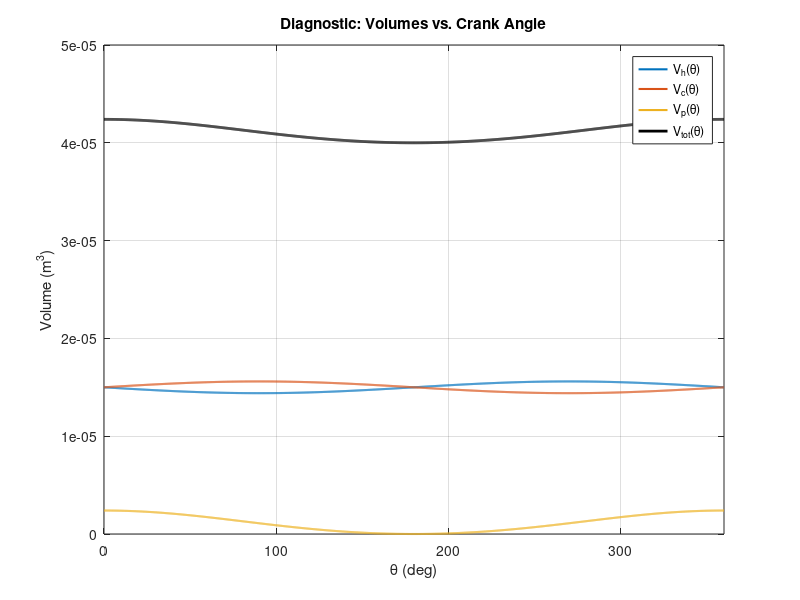
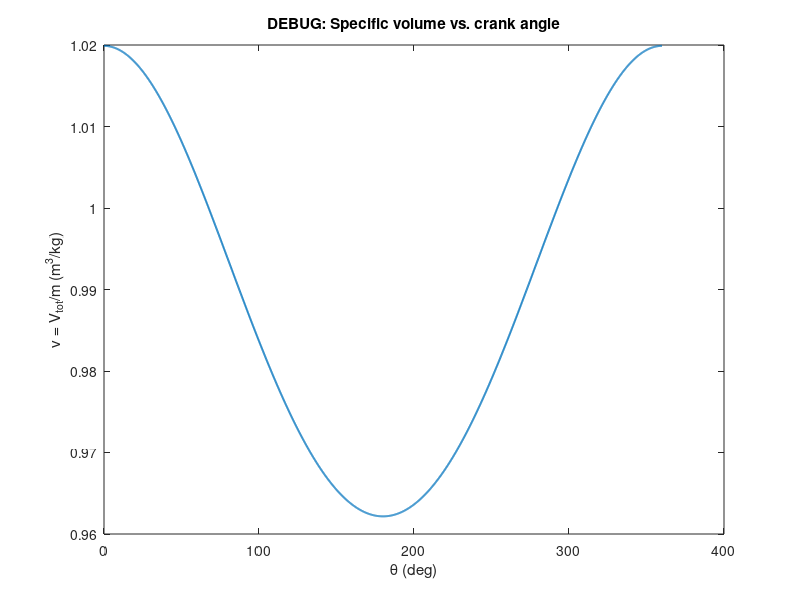
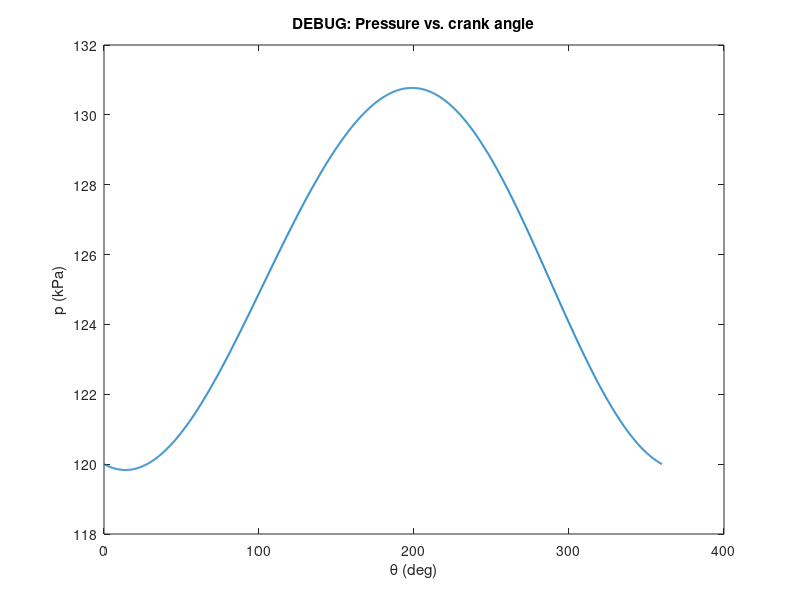
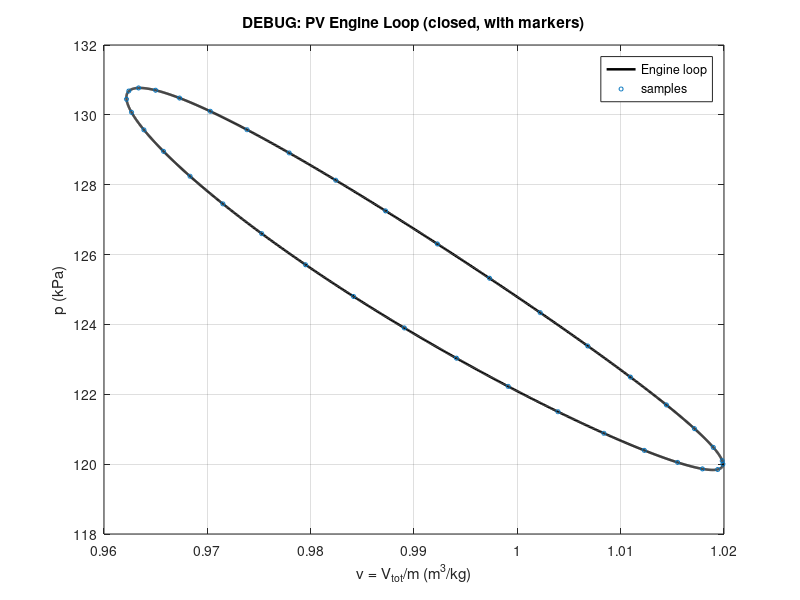

These figures' MATLAB source, in order:
function main
% Stirling Engine Analysis & Flywheel Design — (Scaffold + Volumes)
% One-file submission; all helpers are local functions below.
% After this step: volumes are validated and a diagnostic figure is saved.

    %% HOUSE KEEPING
    format compact
    rng(0);                              
    thisFile = mfilename('fullpath'); 
    thisDir  = fileparts(thisFile);
    OUTDIR = fullfile(thisDir, 'outputs');
    if ~exist(OUTDIR, 'dir')
        mkdir(OUTDIR);
    end
    fprintf('Output Folder Read: %s\n',OUTDIR);

    %% CONFIG/SPECS (Value are GPT generated)
    spec.RPM = 600;          % Ω placeholder 
    spec.Cs  = 0.02;         % Cf allowable speed ripple (fraction)
    const.f     = spec.RPM/60;         % [Hz]
    const.omega = 2*pi*const.f;        % [rad/s]
    
    % Assumptions (kept explicit for the report)
    assume.idealGas     = true;
    assume.isothermal   = true;
    assume.perfectRegen = true;
    assume.uniformP     = true;
    assume.noFriction   = true;
    
    % Temps [K]
    T.Th = 700;
    T.Tc = 300;
    T.Tr = (T.Th+T.Tc)/2;     % regenerator temp

    % Gas (air baseline)
    gas.R = 287;      % J/(kg·K)
    gas.m = NaN;   % kg (This is only temporary, will eventually calculated pV=mRT)
    
    % Geometry (beta-type baseline)
    geom.r    = 0.010;        % crank radius [m]
    geom.L    = 0.060;        % conrod length [m]
    geom.A_p  = 1.20e-4;      % power piston area [m^2]
    geom.A_d  = 1.20e-4;      % displacer proj. area [m^2]
    geom.Vh0  = 1.50e-5;      % hot clearance [m^3]
    geom.Vc0  = 1.50e-5;      % cold clearance [m^3]
    geom.Vr   = 1.00e-5;      % regenerator vol [m^3]
    geom.phi  = deg2rad(90);  % displacer leads power piston [rad]
    
    assert(geom.L >= 2*geom.r, 'Geometry domain error: need L >= 2r.');

    %% Angle Grid
    theta = linspace(0,2*pi,2001).';  % one cycle, high resolution
    deg   = theta*180/pi;             % for plotting labe   

    %% Run Banner
    banner(spec, assume, T, gas, geom, OUTDIR);

    %% Volume (θ)

    [Vh, Vc, Vtot, Vp, Vs] = volumes(theta, geom);

    % Check Point
    assert(all(Vh  > 0), 'Negative hot volume detected. Increase Vh0 or adjust geometry.');
    assert(all(Vc  > 0), 'Negative cold volume detected. Increase Vc0 or adjust geometry.');
    assert(all(Vtot> 0), 'Negative total volume detected. Check clearances/geometry.');
    
    Vc_eff = Vc+ Vp;     % cold space includes the piston chamber
    Vh_eff = Vh;          % hot space unchanged
    Vtot   = Vh_eff + Vc_eff + geom.Vr;  % keep total consistent

    fprintf('Volumes (m^3): Vtot_min=%.3e, Vtot_max=%.3e, stroke ΔV=%.3e\n', ...
          min(Vtot), max(Vtot), max(Vtot)-min(Vtot));
    
    % Diagnostic plot
    plot_volumes(theta*180/pi, Vh, Vc, Vp, Vtot, OUTDIR);

    %% Masss Calibration 
    
    % Appendix B gives Pmin at BDC (max total volume). Plug real value later:
    spec.Pmin = 1.20e5;   % [Pa] placeholder; replace with Table B.1 value
    
    % Find BDC index: where total volume is maximum
    [~, iBDC] = max(Vtot);
    Vh_bdc = Vh_eff(iBDC);
    Vc_bdc = Vc_eff(iBDC);
    Vr_bdc = geom.Vr;
    
    % Back-solve m from Schmidt relation at BDC:
    % p = mR / (Vh/Th + Vc/Tc + Vr/Tr)  =>  m = p/R * (Vh/Th + Vc/Tc + Vr/Tr)
    gas.m = calibrate_mass_from_Pmin(spec.Pmin, Vh_bdc, Vc_bdc, Vr_bdc, T, gas.R);
    
    fprintf('Calibrated gas mass from Pmin: m = %.6e kg (BDC)\n', gas.m);

    %% Compute Pressure p(θ) Schmidt - style
    p = pressure_schmidt(Vh_eff, Vc_eff, geom.Vr, T, gas.m, gas.R);    % Pa

    
    %====================%
    % DEBUG CHECKS       %
    %====================%
    
    % 1) Make sure we are using consistent volumes
    Vc_eff = Vc + Vp;          % cold space includes piston chamber (again, ensure defined here)
    Vh_eff = Vh;
    Vtot   = Vh_eff + Vc_eff + geom.Vr;
    
    % 2) Sanity on sizes & finiteness
    v_spec = Vtot ./ gas.m;    % specific volume for PV x-axis
    assert(isvector(v_spec) && isvector(p) && numel(v_spec)==numel(p), 'PV arrays size mismatch.');
    assert(all(isfinite(v_spec)) && all(isfinite(p)), 'NaN/Inf in p or v_spec.');
    
    % 3) Check the BDC anchor really matches spec.Pmin (within tiny tolerance)
    [~, iBDC] = max(Vtot);
    p_bdc = p(iBDC);
    fprintf('DEBUG: Pmin spec=%.2f kPa, p(theta_BDC)=%.2f kPa (Δ=%.2f%%)\n', ...
      spec.Pmin/1e3, p_bdc/1e3, 100*(p_bdc-spec.Pmin)/spec.Pmin);
    
    % 4) Quick time-series plots (theta vs v, theta vs p) to ensure each is smooth
    debug_plot_series(theta, v_spec, p, OUTDIR);
    
    % 5) Plot engine PV only (no overlay), closing the loop explicitly with markers
    plot_pv_engine_only(v_spec, p, OUTDIR);


    % sanity checks
    assert(all(p > 0), 'Non-physical pressure detected. Check mass calibration or temps.');
    fprintf('p(θ):  min=%.2f kPa, max=%.2f kPa\n', min(p)/1e3, max(p)/1e3);

    [pmx, imx] = max(p);  [pmn, imn] = min(p);
    [vmx, jmx] = max(v_spec); [vmn, jmn] = min(v_spec);
    fprintf('DEBUG extremes:\n');
    fprintf('  p_min=%.2f kPa at θ=%.1f deg | p_max=%.2f kPa at θ=%.1f deg\n', ...
            pmn/1e3, (imn-1)/(numel(p)-1)*360, pmx/1e3, (imx-1)/(numel(p)-1)*360);
    fprintf('  v_min=%.3e at θ=%.1f deg | v_max=%.3e at θ=%.1f deg\n', ...
            vmn, (jmn-1)/(numel(v_spec)-1)*360, vmx, (jmx-1)/(numel(v_spec)-1)*360);

    % PV PLOT — Engine vs Ideal Stirling (Fig A)
    v_spec = Vtot ./ gas.m;                         % specific volume (m^3/kg)
    plot_pv_cycle(v_spec, p, gas, T, Vtot, OUTDIR); % saves FigA_PV.png
end



%% ------------------ Local Funtion ---------------------

% Summary Info Banner
function banner(spec, assume, T, gas, geom, OUTDIR)
    fprintf('\n--- Stirling Project: Step 1 Scaffold ---\n');
    fprintf('Output Folder Created: %s\n\n', OUTDIR);
    fprintf('Specs: RPM=%g, Cs=%.3f | f=%.2f Hz, omega=%.2f rad/s\n', ...
       spec.RPM, spec.Cs, spec.RPM/60, 2*pi*(spec.RPM/60));
    fprintf('Temps [K]: Th=%g, Tc=%g, Tr=%g\n', T.Th, T.Tc, T.Tr);
    fprintf('Gas: R=%.1f J/(kg·K), m=%.3e kg\n', gas.R, gas.m);
    fprintf('Geom: r=%.3f, L=%.3f, A_p=%.2e, A_d=%.2e, Vh0=%.2e, Vc0=%.2e, Vr=%.2e\n', ...
       geom.r, geom.L, geom.A_p, geom.A_d, geom.Vh0, geom.Vc0, geom.Vr);
    fprintf('Phase lead phi = %.1f deg\n', geom.phi*180/pi);
    fprintf('Assumptions: idealGas=%d, isothermal=%d, perfectRegen=%d, uniformP=%d, noFriction=%d\n', ...
       assume.idealGas, assume.isothermal, assume.perfectRegen, assume.uniformP, assume.noFriction);
    fprintf('-----------------------------------------\n');
end

% Beta-type Stirling volumes from kinematics.
function [Vh, Vc, Vtot, Vp, Vs] = volumes(theta, g)
% Outputs: hot Vh(θ), cold Vc(θ), total Vtot(θ), power-piston Vp(θ), shuttle Vs(θ).

    theta = ensure_col(theta);
    
    % --- Power piston (slider-crank exact) ---
    % Reference so min(xp)=0 ⇒ Vp >= 0 and clearances remain in Vh0/Vc0
    xp = g.r*cos(theta) + sqrt(max(g.L^2 - (g.r*sin(theta)).^2, 0));
    xp = xp - min(xp);
    Vp = g.A_p * xp;

    % --- Displacer (sinusoid with lead φ) ---
    xd = g.r * cos(theta + g.phi);  % signed displacement
    Vs = (g.A_d * xd)/2;                 % signed shuttle volume
    Vh = g.Vh0 + Vs;        % add to hot when Vs>0
    Vc = g.Vc0 - Vs;       % add to cold when Vs<0

    % --- Total volume includes regenerator dead volume ---
    Vtot = Vh + Vc + Vp + g.Vr;
end

function plot_volumes(deg, Vh, Vc, Vp, Vtot, OUTDIR)
% Save a diagnostic figure to confirm kinematics/volumes are sensible.
    f = figure('Color','w'); hold on; grid on; box on;
    plot(deg, Vh,  'LineWidth',1.5, 'DisplayName','V_h(\theta)');
    plot(deg, Vc,  'LineWidth',1.5, 'DisplayName','V_c(\theta)');
    plot(deg, Vp,  'LineWidth',1.5, 'DisplayName','V_p(\theta)');
    plot(deg, Vtot,'k','LineWidth',2.0, 'DisplayName','V_{tot}(\theta)');
    xlabel('\theta (deg)'); ylabel('Volume (m^3)');
    title('Diagnostic: Volumes vs. Crank Angle');
    xlim([0 360]); legend('Location','best');
    saveas(f, fullfile(OUTDIR, 'Fig0_Volumes.png'));
    fprintf('Saved as Fig0_Volumes.png\n');
end

function x = ensure_col(x)
    if isrow(x), x = x.'; end
end


% Schmidt relation (Who helped me with this? ChatGPT did!)
function m = calibrate_mass_from_Pmin(Pmin, Vh_bdc, Vc_bdc, Vr, T, R)
  denom = Vh_bdc/T.Th + Vc_bdc/T.Tc + Vr/T.Tr;
  m = (Pmin / R) * denom;
end

function p = pressure_schmidt(Vh, Vc, Vr, T, m, R)
% Lumped uniform-pressure model:
  p = (m*R) ./ ( Vh./T.Th + Vc./T.Tc + Vr./T.Tr );
end

function plot_pv_cycle(v_spec, p, gas, T, Vtot, OUTDIR)
% Required Fig A: plot PV loop of the engine (p vs specific volume),
% and overlay an ideal Stirling rectangle for visual reference.

% Ideal overlay construction (simple & standard):
% - Use Vmin = min(Vtot), Vmax = max(Vtot).
% - Isothermal at Th from Vmin→Vmax, and at Tc from Vmax→VmNaNin.
% - Isochores at Vmin and Vmax connect the two isotherms (pressure ratio ~ Th/Tc).

    % ENGINE LOOP
    f = figure('Color','w'); hold on; grid on; box on;
    plot(v_spec, p/1e3, 'k-', 'LineWidth', 1.8, 'DisplayName','Engine loop');
    
    % IDEAL STIRLING OVERLAY (very simple construction)
    Vmin = min(Vtot); Vmax = max(Vtot);
    mR   = gas.m * gas.R;
    
    % Isothermal at Th (expansion) and Tc (compression)
    vmin = Vmin/gas.m; vmax = Vmax/gas.m;
    vTh  = linspace(vmin, vmax, 200);
    vTc  = linspace(vmax, vmin, 200);
    pTh  = (mR*T.Th) ./ vTh;
    pTc  = (mR*T.Tc) ./ vTc;
    
    % Isochores: vertical lines at vmin and vmax linking pressures
    pIso_min = [ (mR*T.Tc)/vmin, (mR*T.Th)/vmin ];
    pIso_max = [ (mR*T.Th)/vmax, (mR*T.Tc)/vmax ];
    
    plot(vTh, pTh/1e3,  '--', 'LineWidth',1.4, 'DisplayName','Ideal isotherm (Th)');
    plot(vTc, pTc/1e3,  '--', 'LineWidth',1.4, 'DisplayName','Ideal isotherm (Tc)');
    plot([vmin vmin], pIso_min/1e3, ':', 'LineWidth',1.2, 'DisplayName','Isochore');
    plot([vmax vmax], pIso_max/1e3, ':', 'LineWidth',1.2, 'DisplayName','Isochore');
    
    xlabel('Specific volume v = V_{tot}/m (m^3/kg)','Interpreter','tex');
    ylabel('Pressure p (kPa)','Interpreter','tex');
    
    title('Fig A — PV Diagram (Engine vs. Ideal Stirling)');
    legend('Location','best');
    
    fn = fullfile(OUTDIR, 'FigA_PV.png');
    saveas(f, fn);
    fprintf('Saved as FigA_PV.png');
end


function debug_plot_series(theta, v_spec, p, OUTDIR)
    % v(theta)
    f1 = figure('Color','w'); grid on; box on;
    plot(theta*180/pi, v_spec, 'LineWidth', 1.4);
    xlabel('\theta (deg)'); ylabel('v = V_{tot}/m (m^3/kg)');
    title('DEBUG: Specific volume vs. crank angle');
    saveas(f1, fullfile(OUTDIR,'DBG_v_vs_theta.png'));
    
    % p(theta)
    f2 = figure('Color','w'); grid on; box on;
    plot(theta*180/pi, p/1e3, 'LineWidth', 1.4);
    xlabel('\theta (deg)'); ylabel('p (kPa)');
    title('DEBUG: Pressure vs. crank angle');
    saveas(f2, fullfile(OUTDIR,'DBG_p_vs_theta.png'));
    
    fprintf('Saved DBG_v_vs_theta.png and DBG_p_vs_theta.png\n');
end

function plot_pv_engine_only(v_spec, p, OUTDIR)
    % Plot engine loop only, closed explicitly, with sparse markers to see the path
    v_spec = v_spec(:); p = p(:);
    
    f = figure('Color','w'); hold on; grid on; box on;
    % close the loop explicitly by appending first point
    vv = [v_spec; v_spec(1)];
    pp = [p;      p(1)];
    
    plot(vv, pp/1e3, 'k-', 'LineWidth', 1.8, 'DisplayName','Engine loop');
    
    % put markers every ~100 points to visualize traversal order
    step = max(1, floor(numel(v_spec)/36));    % ~10° increments
    idx  = 1:step:numel(v_spec);
    plot(v_spec(idx), p(idx)/1e3, 'o', 'MarkerSize', 3, 'DisplayName','samples');
    
    xlabel('v = V_{tot}/m (m^3/kg)');
    ylabel('p (kPa)');
    title('DEBUG: PV Engine Loop (closed, with markers)');
    legend('Location','best');
    saveas(f, fullfile(OUTDIR,'DBG_PV_engine_only.png'));
    fprintf('Saved DBG_PV_engine_only.png\n');
end
